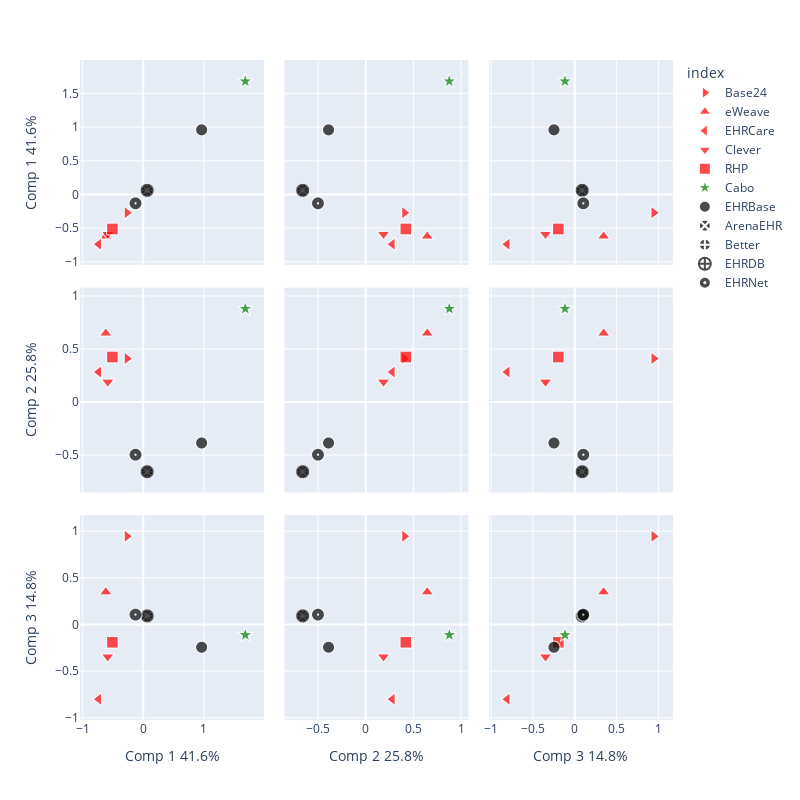

Notebook code for this chart:
### Code cell
import plotly.express as px

labels = {
    str(i): f'Comp {str(i+1)} {round(var*100,1)}%'
    for i, var in enumerate(mca.explained_inertia_)
}

fig = px.scatter_matrix(
    df2_mca,
    labels=labels,
    dimensions=range(3),
    color=df2_mca.index,
    color_discrete_map=c,
    symbol=df2_mca.index,
    symbol_map=s,
    height=800, width=800,
    size=[15]*11,size_max=12
)
fig.update_traces(diagonal_visible=True)
fig.show()

### Figure 1 — Plotly figure (JSON) as saved in the notebook; plotly's stock layout.template omitted (floating-point values rounded to 4 significant figures)
{"data": [{"diagonal": {"visible": true}, "dimensions": [{"axis": {"matches": true}, "label": "Comp 1 41.6%", "values": [-0.2677]}, {"axis": {"matches": true}, "label": "Comp 2 25.8%", "values": [0.4124]}, {"axis": {"matches": true}, "label": "Comp 3 14.8%", "values": [0.9489]}], "hovertemplate": "index=Base24<br>size=%{marker.size}<br>%{xaxis.title.text}=%{x}<br>%{yaxis.title.text}=%{y}<extra></extra>", "legendgroup": "Base24", "marker": {"color": "red", "size": [15], "sizemode": "area", "sizeref": 0.1042, "symbol": "triangle-right"}, "name": "Base24", "showlegend": true, "type": "splom"}, {"diagonal": {"visible": true}, "dimensions": [{"axis": {"matches": true}, "label": "Comp 1 41.6%", "values": [-0.6188]}, {"axis": {"matches": true}, "label": "Comp 2 25.8%", "values": [0.6507]}, {"axis": {"matches": true}, "label": "Comp 3 14.8%", "values": [0.3501]}], "hovertemplate": "index=eWeave<br>size=%{marker.size}<br>%{xaxis.title.text}=%{x}<br>%{yaxis.title.text}=%{y}<extra></extra>", "legendgroup": "eWeave", "marker": {"color": "red", "size": [15], "sizemode": "area", "sizeref": 0.1042, "symbol": "triangle-up"}, "name": "eWeave", "showlegend": true, "type": "splom"}, {"diagonal": {"visible": true}, "dimensions": [{"axis": {"matches": true}, "label": "Comp 1 41.6%", "values": [-0.7362]}, {"axis": {"matches": true}, "label": "Comp 2 25.8%", "values": [0.2854]}, {"axis": {"matches": true}, "label": "Comp 3 14.8%", "values": [-0.8008]}], "hovertemplate": "index=EHRCare<br>size=%{marker.size}<br>%{xaxis.title.text}=%{x}<br>%{yaxis.title.text}=%{y}<extra></extra>", "legendgroup": "EHRCare", "marker": {"color": "red", "size": [15], "sizemode": "area", "sizeref": 0.1042, "symbol": "triangle-left"}, "name": "EHRCare", "showlegend": true, "type": "splom"}, {"diagonal": {"visible": true}, "dimensions": [{"axis": {"matches": true}, "label": "Comp 1 41.6%", "values": [-0.5864]}, {"axis": {"matches": true}, "label": "Comp 2 25.8%", "values": [0.192]}, {"axis": {"matches": true}, "label": "Comp 3 14.8%", "values": [-0.3439]}], "hovertemplate": "index=Clever<br>size=%{marker.size}<br>%{xaxis.title.text}=%{x}<br>%{yaxis.title.text}=%{y}<extra></extra>", "legendgroup": "Clever", "marker": {"color": "red", "size": [15], "sizemode": "area", "sizeref": 0.1042, "symbol": "triangle-down"}, "name": "Clever", "showlegend": true, "type": "splom"}, {"diagonal": {"visible": true}, "dimensions": [{"axis": {"matches": true}, "label": "Comp 1 41.6%", "values": [-0.5092]}, {"axis": {"matches": true}, "label": "Comp 2 25.8%", "values": [0.4269]}, {"axis": {"matches": true}, "label": "Comp 3 14.8%", "values": [-0.19]}], "hovertemplate": "index=RHP<br>size=%{marker.size}<br>%{xaxis.title.text}=%{x}<br>%{yaxis.title.text}=%{y}<extra></extra>", "legendgroup": "RHP", "marker": {"color": "red", "size": [15], "sizemode": "area", "sizeref": 0.1042, "symbol": "1"}, "name": "RHP", "showlegend": true, "type": "splom"}, {"diagonal": {"visible": true}, "dimensions": [{"axis": {"matches": true}, "label": "Comp 1 41.6%", "values": [1.687]}, {"axis": {"matches": true}, "label": "Comp 2 25.8%", "values": [0.8828]}, {"axis": {"matches": true}, "label": "Comp 3 14.8%", "values": [-0.1114]}], "hovertemplate": "index=Cabo<br>size=%{marker.size}<br>%{xaxis.title.text}=%{x}<br>%{yaxis.title.text}=%{y}<extra></extra>", "legendgroup": "Cabo", "marker": {"color": "green", "size": [15], "sizemode": "area", "sizeref": 0.1042, "symbol": "star"}, "name": "Cabo", "showlegend": true, "type": "splom"}, {"diagonal": {"visible": true}, "dimensions": [{"axis": {"matches": true}, "label": "Comp 1 41.6%", "values": [0.9645]}, {"axis": {"matches": true}, "label": "Comp 2 25.8%", "values": [-0.3848]}, {"axis": {"matches": true}, "label": "Comp 3 14.8%", "values": [-0.2426]}], "hovertemplate": "index=EHRBase<br>size=%{marker.size}<br>%{xaxis.title.text}=%{x}<br>%{yaxis.title.text}=%{y}<extra></extra>", "legendgroup": "EHRBase", "marker": {"color": "black", "size": [15], "sizemode": "area", "sizeref": 0.1042, "symbol": "circle"}, "name": "EHRBase", "showlegend": true, "type": "splom"}, {"diagonal": {"visible": true}, "dimensions": [{"axis": {"matches": true}, "label": "Comp 1 41.6%", "values": [0.06507]}, {"axis": {"matches": true}, "label": "Comp 2 25.8%", "values": [-0.6565]}, {"axis": {"matches": true}, "label": "Comp 3 14.8%", "values": [0.09401]}], "hovertemplate": "index=ArenaEHR<br>size=%{marker.size}<br>%{xaxis.title.text}=%{x}<br>%{yaxis.title.text}=%{y}<extra></extra>", "legendgroup": "ArenaEHR", "marker": {"color": "black", "size": [15], "sizemode": "area", "sizeref": 0.1042, "symbol": "circle-x"}, "name": "ArenaEHR", "showlegend": true, "type": "splom"}, {"diagonal": {"visible": true}, "dimensions": [{"axis": {"matches": true}, "label": "Comp 1 41.6%", "values": [0.06507]}, {"axis": {"matches": true}, "label": "Comp 2 25.8%", "values": [-0.6565]}, {"axis": {"matches": true}, "label": "Comp 3 14.8%", "values": [0.09401]}], "hovertemplate": "index=Better<br>size=%{marker.size}<br>%{xaxis.title.text}=%{x}<br>%{yaxis.title.text}=%{y}<extra></extra>", "legendgroup": "Better", "marker": {"color": "black", "size": [15], "sizemode": "area", "sizeref": 0.1042, "symbol": "circle-cross"}, "name": "Better", "showlegend": true, "type": "splom"}, {"diagonal": {"visible": true}, "dimensions": [{"axis": {"matches": true}, "label": "Comp 1 41.6%", "values": [0.06507]}, {"axis": {"matches": true}, "label": "Comp 2 25.8%", "values": [-0.6565]}, {"axis": {"matches": true}, "label": "Comp 3 14.8%", "values": [0.09401]}], "hovertemplate": "index=EHRDB<br>size=%{marker.size}<br>%{xaxis.title.text}=%{x}<br>%{yaxis.title.text}=%{y}<extra></extra>", "legendgroup": "EHRDB", "marker": {"color": "black", "size": [15], "sizemode": "area", "sizeref": 0.1042, "symbol": "circle-cross-open"}, "name": "EHRDB", "showlegend": true, "type": "splom"}, {"diagonal": {"visible": true}, "dimensions": [{"axis": {"matches": true}, "label": "Comp 1 41.6%", "values": [-0.1281]}, {"axis": {"matches": true}, "label": "Comp 2 25.8%", "values": [-0.4959]}, {"axis": {"matches": true}, "label": "Comp 3 14.8%", "values": [0.1077]}], "hovertemplate": "index=EHRNet<br>size=%{marker.size}<br>%{xaxis.title.text}=%{x}<br>%{yaxis.title.text}=%{y}<extra></extra>", "legendgroup": "EHRNet", "marker": {"color": "black", "size": [15], "sizemode": "area", "sizeref": 0.1042, "symbol": "circle-dot"}, "name": "EHRNet", "showlegend": true, "type": "splom"}], "layout": {"dragmode": "select", "height": 800, "legend": {"itemsizing": "constant", "title": {"text": "index"}, "tracegroupgap": 0}, "margin": {"t": 60}, "width": 800}}
